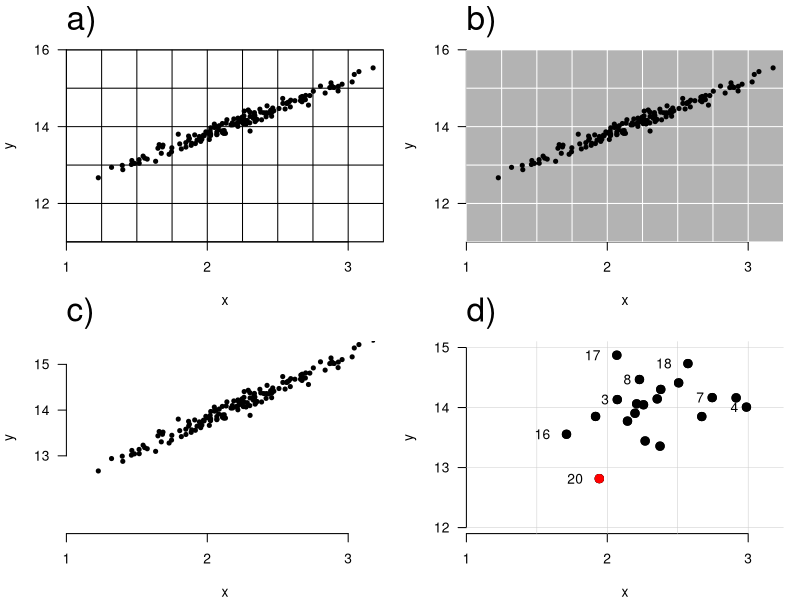

The R source for this figure:
# grids
#
# for article: graphical parsimony
# published 08.06.2014
# by Florian D. Schneider
#
set.seed(17)

x <- rnorm(150, 2.2, 0.4)
y <- c(11 + 1.4 * x + rnorm(150, 0, 0.1))

d1 <- data.frame(
  x = x,
  y = y
)


x <- rnorm(20, 2.2, 0.4)
y <- c(11 + 1.4 * x + rnorm(20, 0, 0.6))

d2 <- data.frame(
  x = x,
  y = y
)



png("E:\\Eigene Dokumente\\Uni\\fdschneider.github.com\\assets\\grids.png", 
    width = 600, height = 350, antialias = "gray", bg = "transparent" )

par(mfrow = c(2,2), mar = c(4,4,2,1), oma = c(0,0,1,0))
par(las = 1, bty  = "o" , pch = 20)
plot(d1, ylim = c(11,16), yaxs = "i", yaxp = c(12,16,2),
     xlim = c(1,3.25),  xaxs = "i", xaxp = c(1,3,2))
abline(h = seq(10,16,1) )
abline(v = seq(1,3,0.25) )
mtext("a)", side = 3, cex = 2, adj = 0, line = 1, xpd = TRUE) 


par(las = 1, bty  = "n" , pch = 20)
plot(d1, ylim = c(11,16), yaxs = "i", yaxp = c(12,16,2),
     xlim = c(1,3.25),  xaxs = "i", xaxp = c(1,3,2))
rect(par()$usr[1],par()$usr[3], par()$usr[2], par()$usr[4], col = "grey70", border = NA)
abline(h = seq(10,16,1), col = "white" )
abline(v = seq(1,3,0.25), col = "white" )
points(d1)
mtext("b)", side = 3, cex = 2, adj = 0, line = 1, xpd = TRUE) 

par(las = 1, bty  = "n" )

plot(d1, ylim = c(11.3,15.5), yaxs = "i", yaxp = c(13,15,2),
     xlim = c(1,3.25),  xaxs = "i", xaxp = c(1,3,2))
mtext("c)", side = 3, cex = 2, adj = 0, line = 1, xpd = TRUE) 


plot(d2, ylim = c(11.9,15.1), yaxs = "i", yaxp = c(12,15,3), 
     xlim = c(1,3.25),  xaxs = "i", xaxp = c(1,3,2), cex = 2)
abline(h = seq(10,16,1), lwd = 0.5, col = "grey80" )
abline(v = seq(1.5,3,0.5), lwd = 0.5, col = "grey80" )
points(d2, cex = 2)
#text(d2$x, d2$y, adj = 2, labels = 1:20)
text(d2$x[c(20,17,18,4,8,7,3,16)], d2$y[c(20,17,18,4,8,7,3,16)], adj = 2, labels = c(20,17,18,4,8,7,3,16))

points(d2[20,], col = "red", cex = 2)
mtext("d)", side = 3, cex = 2, adj = 0, line = 1, xpd = TRUE) 


dev.off()





